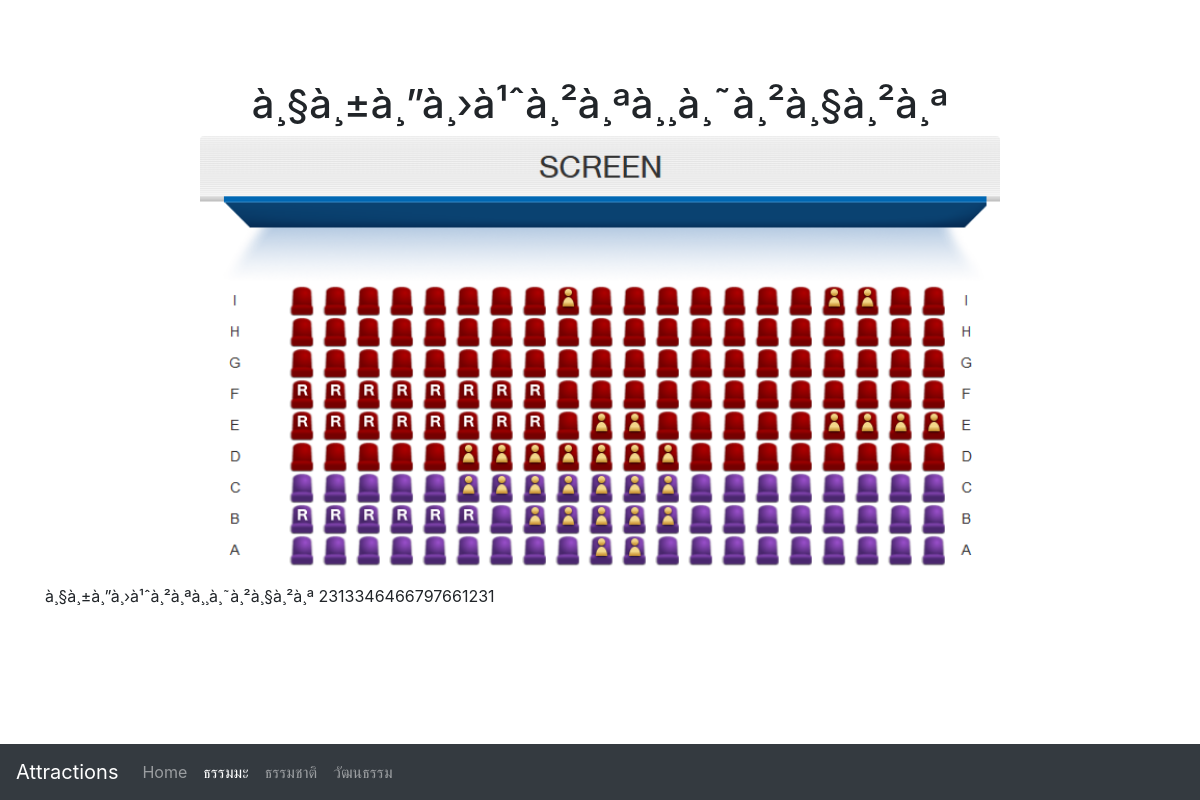
The app's page /data.php?c=dhamm&p=data&id=00002 with its own data.
### tables this page shows
CREATE TABLE `data` (
  `data_id` int(5) UNSIGNED ZEROFILL NOT NULL,
  `data_name` varchar(250) DEFAULT NULL,
  `data_detail` longtext,
  `data_pic` char(50) DEFAULT NULL,
  `data_category` char(10) DEFAULT NULL
);

### data.php (the view, shortened to what this page needs)
<?php
require('include/config.inc.php');
$conn = mysqli_connect($server,$username,$password,$dbname);
$sql = "SELECT * FROM data WHERE data_category = '".$_GET['c']."'";
$query = mysqli_query($conn,$sql);
?>
<!doctype html>
<html lang="en">
  <head>
    <link href="css/bootstrap.min.css" rel="stylesheet">
    <link href="css/starter-template.css" rel="stylesheet">
  </head>
  <body>
    <nav class="navbar fixed-bottom navbar-expand-sm navbar-dark bg-dark">
      <a class="navbar-brand" href="#">Attractions</a>
      <div class="collapse navbar-collapse" id="navbarsExampleDefault">
        <ul class="navbar-nav mr-auto">
          <li class="nav-item <?php if($_GET['c']==''){ echo "active'";}?>">
            <a class="nav-link" href="#">Home <span class="sr-only">(current)</span></a>
          </li>
          <li class="nav-item <?php if($_GET['c']=='dhamm'){ echo "active";}?>">
            <a class="nav-link" href="data.php?c=dhamm&p=list">ธรรมมะ</a>
            </li>
          <li class="nav-item <?php if($_GET['c']=='nature'){ echo "active";}?>">
            <a class="nav-link" href="data.php?c=nature&p=list">ธรรมชาติ</a>
            </li>
          <li class="nav-item <?php if($_GET['c']=='culture'){ echo "active";}?>">
            <a class="nav-link" href="data.php?c=culture&p=list">วัฒนธรรม</a>
          </li>
        </ul>
      </div>
    </nav>
    <main role="main" class="container">
      <?php
        if ($_GET['p'] == 'list') {
         while ($obj=mysqli_fetch_array($query,MYSQLI_ASSOC)) {
      ?>
      <div class="list-group">
        <a href="data.php?c=<?php echo $_GET['c'];?>&p=data&id=<?php echo $obj['data_id'];?>" class="list-group-item list-group-item-action"><?php echo $obj['data_name'];?></a>
      </div>
      <?php
      }}elseif ($_GET['p'] == 'data') {
        $sqlsel = "SELECT * FROM data WHERE data_id = '".$_GET['id']."' ";
        $querysel = mysqli_query($conn,$sqlsel);
        while ($objsel=mysqli_fetch_array($querysel,MYSQLI_ASSOC)) {
      ?>
      <p class="h1 text-center"><?php echo $objsel['data_name'];?></p>
      <div class="text-center">
        <img src="images/<?php echo $objsel['data_pic'];?>" class="rounded" width="800px" >
      </div>
      <p><?php echo $objsel['data_detail'];?></p>
      <?php
    }}
      ?>
    </main>
  </body>
</html>

### css/starter-template.css (style rules this page uses)
body { padding-top: 5rem; }

### records on screen
data: data_name "à¸§à¸±à¸”à¸›à¹ˆà¸²à¸ªà¸¸à¸˜à¸²à¸§à¸²à¸ª", data_pic (picture), data_detail "à¸§à¸±à¸”à¸›à¹ˆà¸²à¸ªà¸¸à¸˜à¸²à¸§à¸²à¸ª 2313346466797661231"
